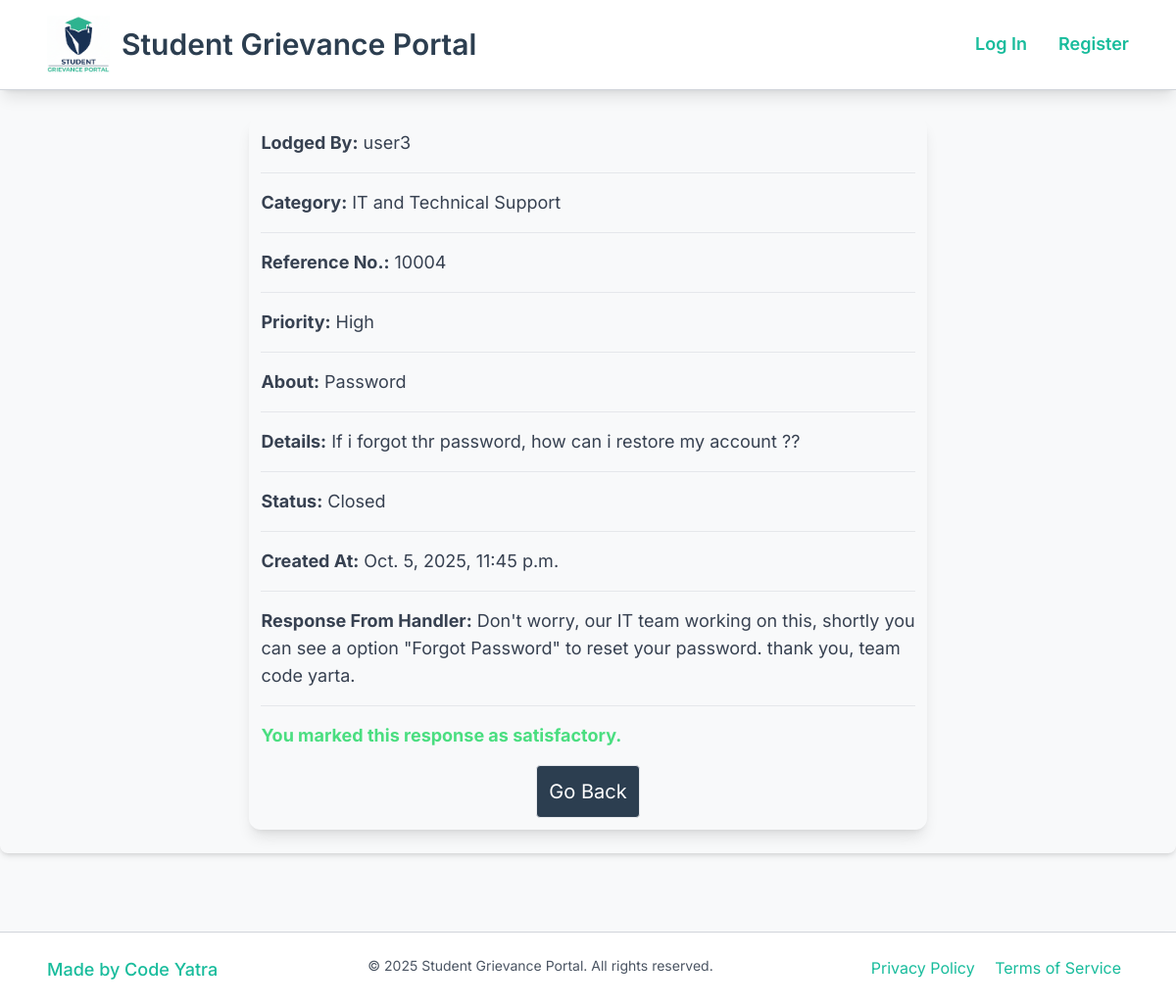
Page /grievance_detail/10004 on the committed database.
### app/models.py (models this page shows, shortened)
class Grievance(models.Model):
    user = models.ForeignKey(User, on_delete=models.CASCADE, related_name='user')
    category = models.CharField(max_length=100)
    priority = models.CharField(max_length=100, choices=PRIORITY_CHOICES, default="Normal")
    details = models.CharField(max_length=2000)
    about = models.CharField(max_length=500, default="No Value")
    status = models.CharField(max_length=100, choices=STATUS_CHOICES, default="Registered")
    created_at = models.DateTimeField(auto_now_add=True)
    ref_no = models.IntegerField(default=100)
    handler_response = models.CharField(max_length=500, default="")
    satisfied = models.BooleanField(default=False)

class User(AbstractUser):
    phone_number = models.IntegerField(default=0)
    address = models.CharField(max_length=500, default="No Value")
    state = models.CharField(max_length=100, default="No Value")
    gender = models.CharField(max_length=50, default="No Value")
    handler = models.BooleanField(default=False)

### app/views.py (the view)
# urls.py: path("grievance_detail/<int:ref_no>", views.grievance_detail, name="grievance_detail"),
def grievance_detail(request, ref_no):
    grievance_obj = Grievance.objects.get(ref_no=ref_no)
    return render(request, 'app/grievance_detail.html', {
        "grievance": grievance_obj,
        "response_len": len(grievance_obj.handler_response),
    })

### app/templates/app/grievance_detail.html (shortened to what this page needs)
{% extends 'app/dash_base.html' %}
{% block body %}
<div class="mt-24 w-3/5 mx-auto text-xl grid grid-col-1 gap-4 shadow-lg p-3 rounded-xl">
    <p class="text-gray-700 text-lg"><strong>Lodged By:</strong> {{ grievance.user.username }}</p><hr>
    <p class="text-gray-700 text-lg"><strong>Category:</strong> {{ grievance.category }}</p><hr>
    <p class="text-gray-700 text-lg"><strong>Reference No.:</strong> {{ grievance.ref_no }}</p><hr>
    <p class="text-gray-700 text-lg"><strong>Priority:</strong> {{ grievance.priority }}</p><hr>
    <p class="text-gray-700 text-lg"><strong>About:</strong> {{ grievance.about }}</p><hr>
    <p class="text-gray-700 text-lg"><strong>Details:</strong> {{ grievance.details }}</p><hr>
    <p class="text-gray-700 text-lg"><strong>Status:</strong> {{ grievance.status }}</p><hr>
    <p class="text-gray-700 text-lg"><strong>Created At:</strong> {{ grievance.created_at }}</p><hr>
    {% if request.user.handler %}
        <div>
            <form action="{% url 'handler_response' grievance.ref_no%}" method="post" class="w-full mx-auto flex flex-col">
                {% csrf_token %}
                <label class="text-gray-700 text-lg" for="about"><strong>Respond:</strong></label>
                <textarea class="text-lg px-3 py-2 mb-6 border border-gray-500 rounded-xl" required name="response" id="" cols="30" rows="3"></textarea>
                <input type="submit" class="p-3 border border-gray-200 bg-primary hover:bg-primary-dark rounded mx-auto text-white">
            </form>
        </div>
    {% else %}
        <div class="grid grid-col-1 gap-4">
            {% if response_len > 2 %}
                <p class="text-gray-700 text-lg"><strong>Response From Handler:</strong> {{ grievance.handler_response }}</p><hr>
                {% if not grievance.satisfied %}
                    <form action="{% url 'satisfied_fn' grievance.ref_no %}" method="post">
                        {% csrf_token %}
                        <strong class="text-gray-700 text-lg">Satisfied?</strong>
                        <input type="submit" name="satisfied" value="Yes" class="mx-3 px-2 py-1 border border-gray-200 bg-green-400 hover:bg-green-600 rounded">
                        <a href="{% url 'get_more_help' %}" class="mx-3 px-2 py-1 border border-gray-200 bg-red-400 hover:bg-red-600 rounded">No, then please get more help for this grievance</a>
                    </form>
                {% else %}
                    <p class="text-green-400 text-lg"><strong>You marked this response as satisfactory.</strong></p>
                {% endif %}
            {% endif %}
        </div>
    {% endif %}
                            <a href="{% url 'register_grievance' %}" class="p-3 border border-gray-200 bg-primary hover:bg-primary-dark rounded mx-auto text-white">Go Back</a>
                        </div>
{% endblock %}

### app/templates/app/layout.html (style rules this page uses)
body { font-family: 'Inter', sans-serif; background-color: #F8F9FA; color: #555555; }

### rows in the picture
Grievance: user.username "user3", category "IT and Technical Support", ref_no "10004", priority "High", about "Password", details "If i forgot thr password, how can i restore my account ??", status "Closed", created_at "Oct. 5, 2025, 11:45 p.m.", handler_response "Don't worry, our IT team working on this, shortly you can see a option \"Forgot Password\" to reset your password. thank you, team code yarta."
